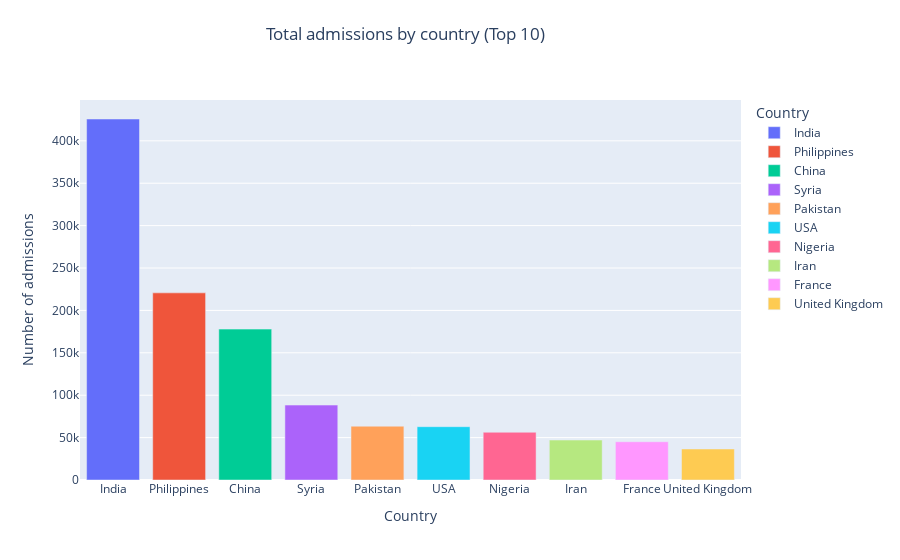

Write notebook code for a chart like this one.
### Code cell
#Total Admissions by Country

Total_admissions_by_country = df.groupby('Country' , as_index = True).agg({'Number':'sum'}).rename(
    columns = {'Number':'Total_admissions'}).sort_values(by = 'Total_admissions' , ascending = False)[0:10]

fig = px.bar(Total_admissions_by_country , x = Total_admissions_by_country.index ,
            y = 'Total_admissions' , title = 'Total admissions by country (Top 10)' ,
            color = Total_admissions_by_country.index)

fig.update_layout( 
    title={'text': "Total admissions by country (Top 10) ",
            'y':0.95, 'x':0.45,'xanchor': 'center','yanchor': 'top'} ,yaxis_title="Number of admissions"  )

fig.show()
Total_admissions_by_country

### Figure 1 — Plotly figure (JSON) as saved in the notebook; plotly's stock layout.template omitted (floating-point values rounded to 4 significant figures)
{"data": [{"alignmentgroup": "True", "hovertemplate": "Country=%{x}<br>Total_admissions=%{y}<extra></extra>", "legendgroup": "India", "marker": {"color": "#636efa", "pattern": {"shape": ""}}, "name": "India", "offsetgroup": "India", "orientation": "v", "showlegend": true, "textposition": "auto", "type": "bar", "x": ["India"], "xaxis": "x", "y": [425745], "yaxis": "y"}, {"alignmentgroup": "True", "hovertemplate": "Country=%{x}<br>Total_admissions=%{y}<extra></extra>", "legendgroup": "Philippines", "marker": {"color": "#EF553B", "pattern": {"shape": ""}}, "name": "Philippines", "offsetgroup": "Philippines", "orientation": "v", "showlegend": true, "textposition": "auto", "type": "bar", "x": ["Philippines"], "xaxis": "x", "y": [220700], "yaxis": "y"}, {"alignmentgroup": "True", "hovertemplate": "Country=%{x}<br>Total_admissions=%{y}<extra></extra>", "legendgroup": "China", "marker": {"color": "#00cc96", "pattern": {"shape": ""}}, "name": "China", "offsetgroup": "China", "orientation": "v", "showlegend": true, "textposition": "auto", "type": "bar", "x": ["China"], "xaxis": "x", "y": [177955], "yaxis": "y"}, {"alignmentgroup": "True", "hovertemplate": "Country=%{x}<br>Total_admissions=%{y}<extra></extra>", "legendgroup": "Syria", "marker": {"color": "#ab63fa", "pattern": {"shape": ""}}, "name": "Syria", "offsetgroup": "Syria", "orientation": "v", "showlegend": true, "textposition": "auto", "type": "bar", "x": ["Syria"], "xaxis": "x", "y": [88365], "yaxis": "y"}, {"alignmentgroup": "True", "hovertemplate": "Country=%{x}<br>Total_admissions=%{y}<extra></extra>", "legendgroup": "Pakistan", "marker": {"color": "#FFA15A", "pattern": {"shape": ""}}, "name": "Pakistan", "offsetgroup": "Pakistan", "orientation": "v", "showlegend": true, "textposition": "auto", "type": "bar", "x": ["Pakistan"], "xaxis": "x", "y": [63450], "yaxis": "y"}, {"alignmentgroup": "True", "hovertemplate": "Country=%{x}<br>Total_admissions=%{y}<extra></extra>", "legendgroup": "USA", "marker": {"color": "#19d3f3", "pattern": {"shape": ""}}, "name": "USA", "offsetgroup": "USA", "orientation": "v", "showlegend": true, "textposition": "auto", "type": "bar", "x": ["USA"], "xaxis": "x", "y": [62860], "yaxis": "y"}, {"alignmentgroup": "True", "hovertemplate": "Country=%{x}<br>Total_admissions=%{y}<extra></extra>", "legendgroup": "Nigeria", "marker": {"color": "#FF6692", "pattern": {"shape": ""}}, "name": "Nigeria", "offsetgroup": "Nigeria", "orientation": "v", "showlegend": true, "textposition": "auto", "type": "bar", "x": ["Nigeria"], "xaxis": "x", "y": [56315], "yaxis": "y"}, {"alignmentgroup": "True", "hovertemplate": "Country=%{x}<br>Total_admissions=%{y}<extra></extra>", "legendgroup": "Iran", "marker": {"color": "#B6E880", "pattern": {"shape": ""}}, "name": "Iran", "offsetgroup": "Iran", "orientation": "v", "showlegend": true, "textposition": "auto", "type": "bar", "x": ["Iran"], "xaxis": "x", "y": [47130], "yaxis": "y"}, {"alignmentgroup": "True", "hovertemplate": "Country=%{x}<br>Total_admissions=%{y}<extra></extra>", "legendgroup": "France", "marker": {"color": "#FF97FF", "pattern": {"shape": ""}}, "name": "France", "offsetgroup": "France", "orientation": "v", "showlegend": true, "textposition": "auto", "type": "bar", "x": ["France"], "xaxis": "x", "y": [45105], "yaxis": "y"}, {"alignmentgroup": "True", "hovertemplate": "Country=%{x}<br>Total_admissions=%{y}<extra></extra>", "legendgroup": "United Kingdom", "marker": {"color": "#FECB52", "pattern": {"shape": ""}}, "name": "United Kingdom", "offsetgroup": "United Kingdom", "orientation": "v", "showlegend": true, "textposition": "auto", "type": "bar", "x": ["United Kingdom"], "xaxis": "x", "y": [36570], "yaxis": "y"}], "layout": {"barmode": "relative", "legend": {"title": {"text": "Country"}, "tracegroupgap": 0}, "title": {"text": "Total admissions by country (Top 10) ", "x": 0.45, "xanchor": "center", "y": 0.95, "yanchor": "top"}, "xaxis": {"anchor": "y", "categoryarray": ["India", "Philippines", "China", "Syria", "Pakistan", "USA", "Nigeria", "Iran", "France", "United Kingdom"], "categoryorder": "array", "domain": [0, 1], "title": {"text": "Country"}}, "yaxis": {"anchor": "x", "domain": [0, 1], "title": {"text": "Number of admissions"}}}}
